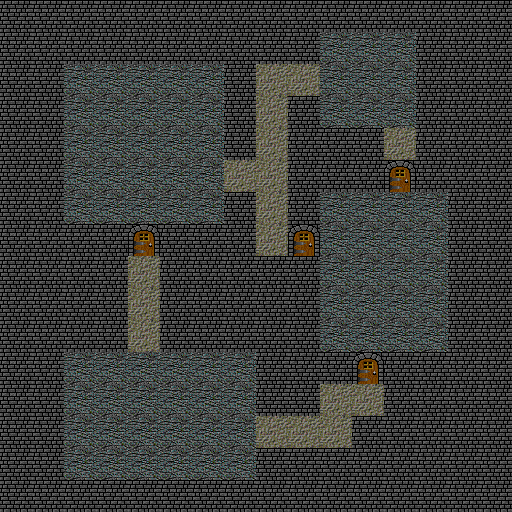

Rendered tile map (Tiled .tmx) drawn with the repository's tilesets; below, a short description and the map source with its tile grids summarised:
An orthogonal 16x16 tile map with 32x32 px tiles, 1 tile layer (Terrain), 3 tilesets.

<map version="1.0" tiledversion="1.0.3" orientation="orthogonal" renderorder="right-down" width="16" height="16" tilewidth="32" tileheight="32" nextobjectid="31">
 <properties>
  <property name="status_all" value="{no_teleport=true}" />
 </properties>
 <tileset firstgid="1" name="dg_dungeon32" tilewidth="32" tileheight="32" tilecount="90" columns="9">
  <image source="../../../../../../../tiled-maps/gfx/dg_dungeon32.gif" width="288" height="320" />
  <tile id="0">
   <properties>
    <property name="id" value="#" />
   </properties>
  </tile>
  <tile id="3">
   <properties>
    <property name="id" value="+" />
   </properties>
  </tile>
  <tile id="51">
   <properties>
    <property name="id" value="." />
   </properties>
  </tile>
  <tile id="54">
   <properties>
    <property name="id" value="_" />
   </properties>
  </tile>
  <tile id="58">
   <properties>
    <property name="id" value="r" />
   </properties>
  </tile>
 </tileset>
 <tileset firstgid="91" name="tome-terrains" tilewidth="32" tileheight="32" tilecount="144" columns="8">
  <image source="../../../../../../../tiled-maps/gfx/tome-terrains.png" width="256" height="576" />
 </tileset>
 <tileset firstgid="235" name="numbers" tilewidth="32" tileheight="32" tilecount="36" columns="6">
  <image source="../../../../../../../tiled-maps/gfx/numbers.png" width="192" height="192" />
 </tileset>
 <layer name="Terrain" width="16" height="16">
  <data>[256 cells, 256 non-empty, 4 distinct tile ids]</data>
 </layer>
</map>
